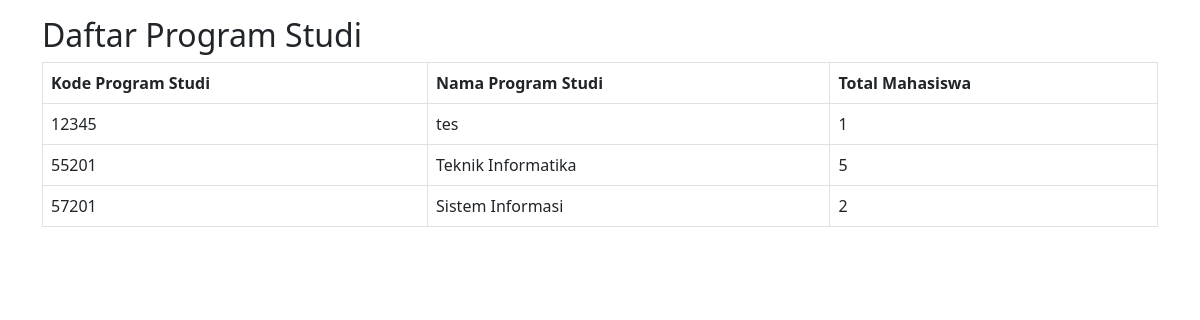
Page /daftarprodi.php on the earlier database version.
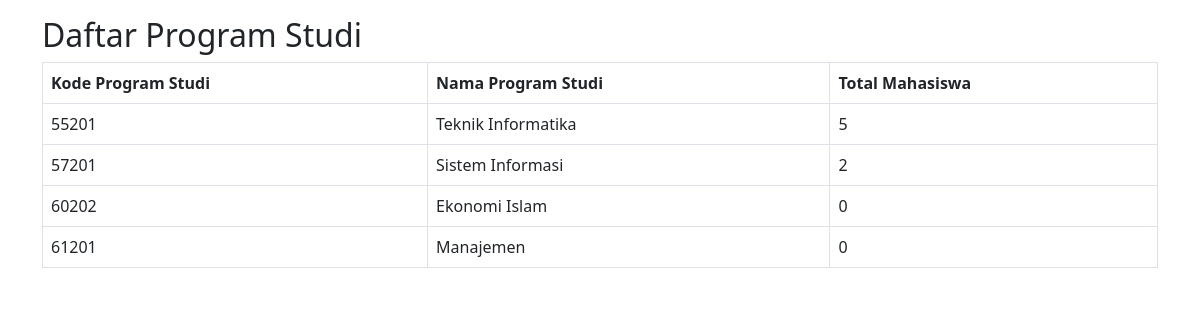
Same page on the later database version.
### tables this page shows
CREATE TABLE `prodi` (
  `kodeprodi` char(5) NOT NULL,
  `namaprodi` varchar(20) NOT NULL
);

### daftarprodi.php (the view, shortened to what this page needs)
<!DOCTYPE html>
<html lang="en">
<head>
  <link href="https://cdn.jsdelivr.net/npm/bootstrap@5.2.3/dist/css/bootstrap.min.css" rel="stylesheet">
</head>
<body onload="print()">
<div class="container mt-3">
<h2>Daftar Program Studi</h2>
<table class="table table-bordered">
    <thead>
      <tr>
        <th>Kode Program Studi</th>
        <th>Nama Program Studi</th>
        <th>Total Mahasiswa</th>
      </tr>
    </thead>
    <tbody>
<?php
 $sql="select * from prodi";
 $q=mysqli_query($kon,$sql);
 $r=mysqli_fetch_array($q);
 do {
?>
      <tr>
        <td><?php echo $r['kodeprodi'];?></td>
        <td><?php echo $r['namaprodi'];?></td>
        <td>
		<?php
		 $sqlm="select count(npm) as jumlah from mahasiswa where kodeprodi='".$r['kodeprodi']."'";
		 $qm=mysqli_query($kon,$sqlm);
		 $rm=mysqli_fetch_array($qm);
		 if (!empty($rm)) echo $rm['jumlah'];
		?>
		</td>
      </tr>
<?php
 } while ($r=mysqli_fetch_array($q));
?>
    </tbody>
</table>
</div>
</body>
</html>

Differences in the rows shown:
removed prodi: kodeprodi "12345", namaprodi "tes", jumlah "1"
added prodi: kodeprodi "60202", namaprodi "Ekonomi Islam", jumlah "0"
added prodi: kodeprodi "61201", namaprodi "Manajemen", jumlah "0"
